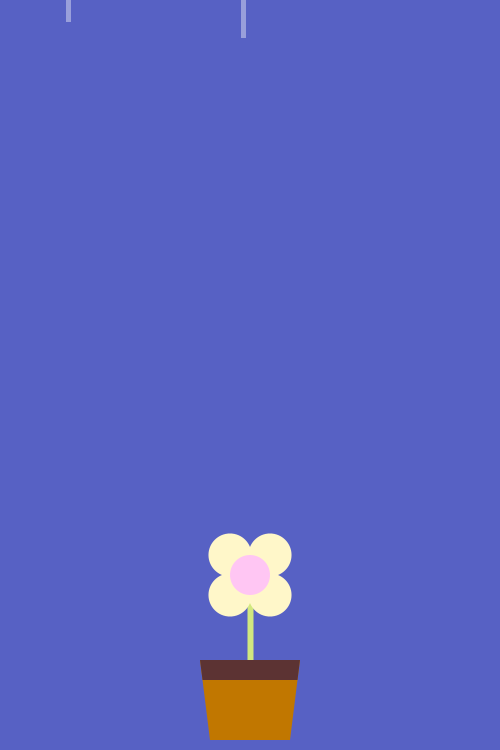
Frame 1 (no input)
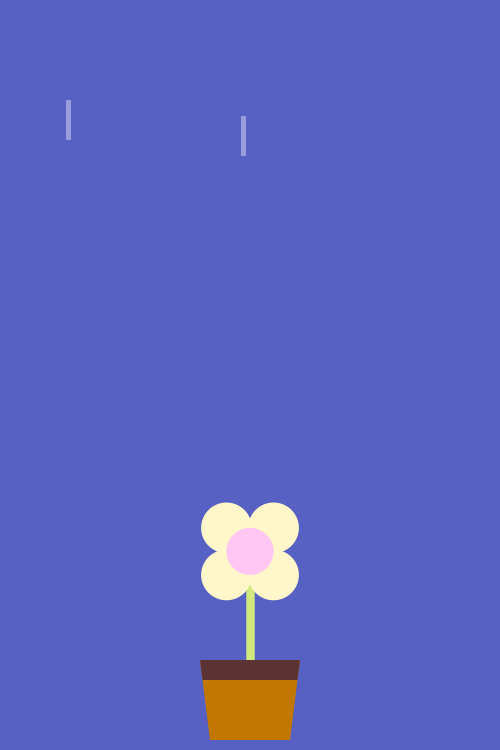
Frame 60 (the mouse pressed at the canvas centre just before this capture)
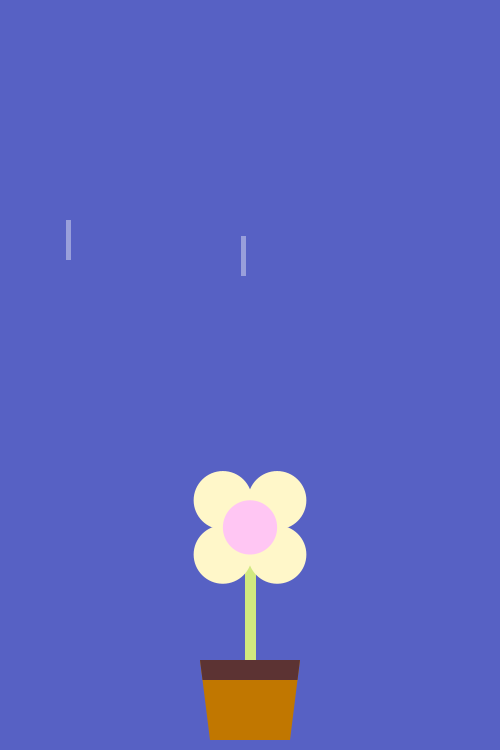
Frame 120 (the mouse held since frame 60 and released just before this capture)

The Processing sketch that drew these frames (run headless with seeded random() and noise(); from frame 60 on, the mouse is pressed at the canvas centre):

// Processing sketch: processing_93782
// ── processing_93782.pde

void setup() {
  size (500, 750);
  smooth();
  frameRate(60);
}

int a = 250; // X Position of Petals
float b = 575; // Y Position of Petals
float c = 40; // Diameter of Pink Circle
float d = 1.077; // the proportion
float e = 6; // stem size
float r1 = -1365;
float r2 = -1000;
float r3 = -969;
float r4 = -1500;
float r5 = -4;
float r6 = -20;
float r7 = -558;
float r8 = -2000;
float r9 = -467;
float r10 = -700;

void draw() {
  noStroke();
  background(#5761C4);

  //rain1
  if (r1<750) {
    r1 = r1 + 2;
  }
  else {
    r1 = -200;
  }
  fill(255, 255, 255, 100);
  rect(10, r1, 5, 40);
  
  //rain2
  if (r2<750) {
    r2 = r2 + 2;
  }
  else {
    r2 = -300;
  }
  fill(255, 255, 255, 100);
  rect(49, r2, 5, 40);
  
  //rain3
  if (r3<b-1.5*c) {
    r3 = r3 + 2;
  }
  else {
    r3 = -400;
  }
  fill(255, 255, 255, 100);
  rect(152, r3, 5, 40);
  
  //rain4
  if (r4<b-1.5*c) {
    r4 = r4 + 2;
  }
  else {
    r4 = -500;
  }
  fill(255, 255, 255, 100);
  rect(404, r4, 5, 40);
  
  //rain5
  if (r5<b-1.5*c) {
    r5 = r5 + 2;
  }
  else {
    r5 = -600;
  }
  fill(255, 255, 255, 100);
  rect(241, r5, 5, 40);
  
  //rain6
  if (r6<750) {
    r6 = r6 + 2;
  }
  else {
    r6 = -700;
  }
  fill(255, 255, 255, 100);
  rect(66, r6, 5, 40);
  
  //rain7
  if (r7<700) {
    r7 = r7 + 2;
  }
  else {
    r7 = -800;
  }
  fill(255, 255, 255, 100);
  rect(480, r7, 5, 40);
  
  //rain8
  if (r8<b-1.5*c) {
    r8 = r8 + 2;
  }
  else {
    r8 = -900;
  }
  fill(255, 255, 255, 100);
  rect(338, r8, 5, 40);
  
  //rain9
  if (r9<b-1.5*c) {
    r9 = r9 + 2;
  }
  else {
    r9 = -1000;
  }
  fill(255, 255, 255, 100);
  rect(219, r9, 5, 40);
  
  //rain10
  if (r10<750) {
    r10 = r10 + 2;
  }
  else {
    r10 = -100;
  }
  fill(255, 255, 255, 100);
  rect(470, r10, 5, 40);
  

  //stem
  strokeWeight(e);
  stroke(#d1e87f);
  line(a, b, 250, 680);

  noStroke();
  //petals
  //petal 1
  fill(255, 247, 201);
  ellipse(a-c/2, b-c/2, d*c, d*c);

  //petal 3
  fill(255, 247, 201);
  ellipse(a+c/2, b+c/2, d*c, d*c);

  //petal 2
  fill(255, 247, 201);
  ellipse(a-c/2, b+c/2, d*c, d*c);

  //petal 4
  fill(255, 247, 201);
  ellipse(a+c/2, b-c/2, d*c, d*c);

  //flower center
  fill(#FFC6F3);
  ellipseMode(CENTER);
  ellipse(a, b, c, c);

  //flowerpot
  fill(#C17700);
  quad(250-50, 575+85, 250+50, 575+85, 250+40, 740, 250-40, 740);
  fill(#5c3333);
  quad(250-50, 575+85, 250+50, 575+85, 250+47.5, 680, 250-47.5, 680);
  
  //growth
  if(b>200){
    b=b-0.4;
    c=c+0.12;
    e=e+0.042;
  }
  else{
    b=575;
    c=40;
    e=8;
  }
  
}

void mouseClicked(){
  b=575;
  c=40;
  e=8;
  
}
